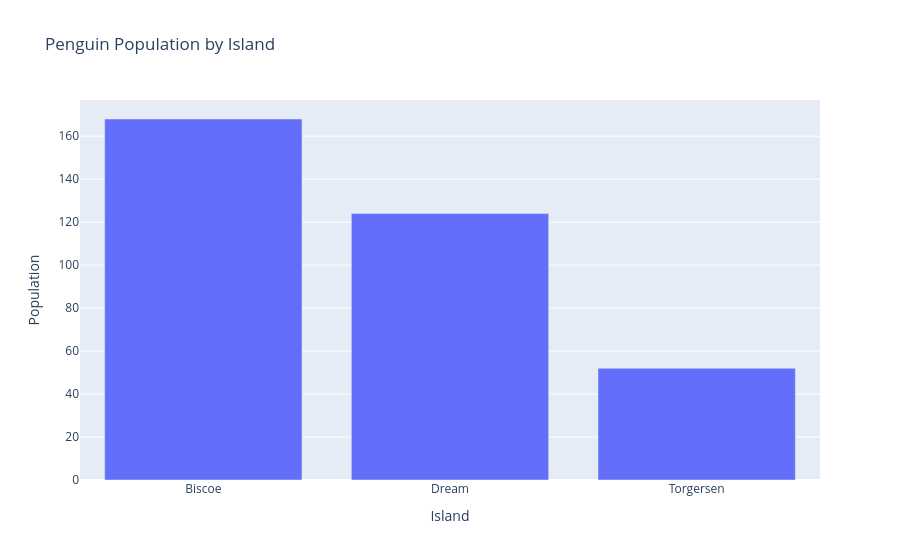

Notebook cell for this chart:
### Code cell
px.bar(x=country_species_population['Island'], y=country_species_population['Population'], title='Penguin Population by Island', labels={'x': 'Island', 'y': 'Population'})

### Figure 1 — Plotly figure (JSON) as saved in the notebook; plotly's stock layout.template omitted (floating-point values rounded to 4 significant figures)
{"data": [{"hovertemplate": "Island=%{x}<br>Population=%{y}<extra></extra>", "legendgroup": "", "marker": {"color": "#636efa", "pattern": {"shape": ""}}, "name": "", "orientation": "v", "showlegend": false, "textposition": "auto", "type": "bar", "x": ["Biscoe", "Dream", "Torgersen"], "xaxis": "x", "y": [168, 124, 52], "yaxis": "y"}], "layout": {"barmode": "relative", "legend": {"tracegroupgap": 0}, "title": {"text": "Penguin Population by Island"}, "xaxis": {"anchor": "y", "domain": [0, 1], "title": {"text": "Island"}}, "yaxis": {"anchor": "x", "domain": [0, 1], "title": {"text": "Population"}}}}
